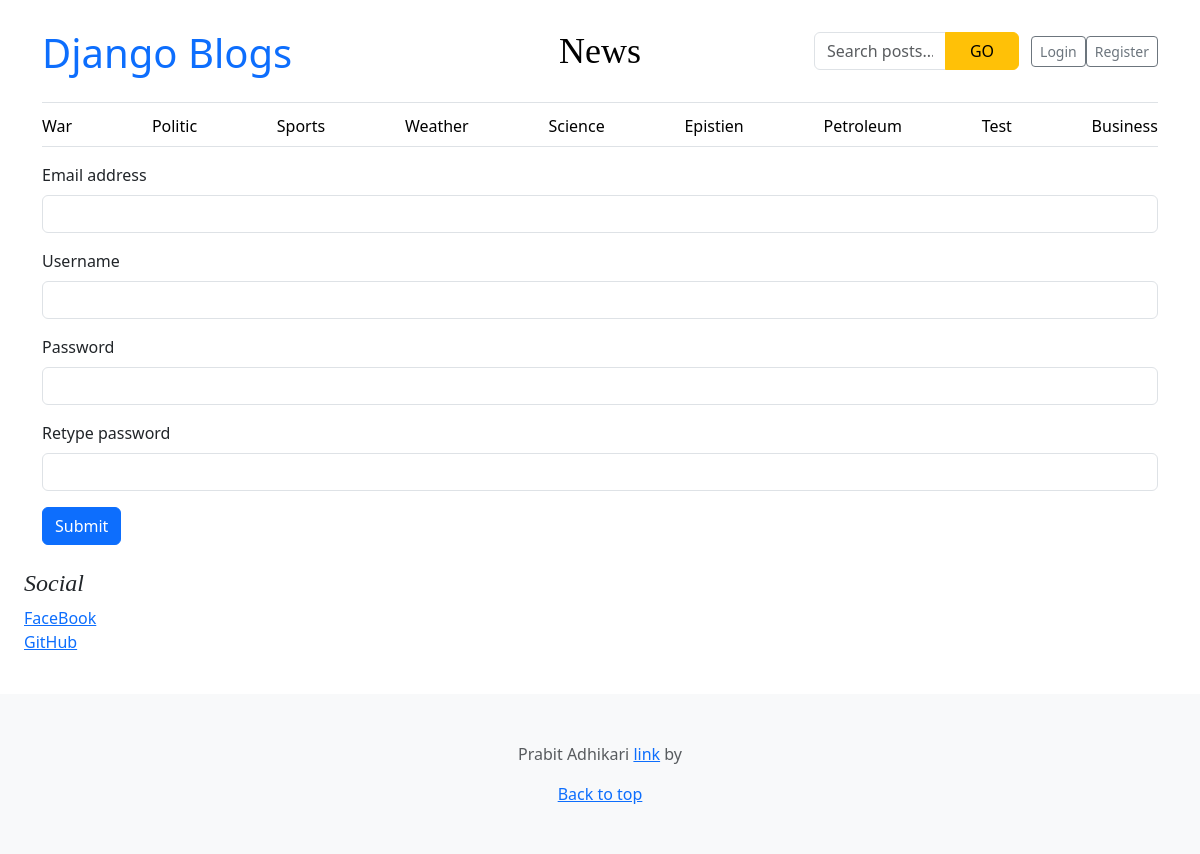
Screenshot of /register/ with the database file from the repository.
### blog/models.py (models this page shows, shortened)
class Category(models.Model):
    category_name = models.CharField(max_length=1000, unique=True)
    created_at = models.DateField(auto_now_add=True)
    updated_at = models.DateField(auto_now=True)
    class Meta:
        verbose_name_plural = 'categories'
    def __str__(self):
        return f'{self.category_name}'

### about/models.py (models this page shows, shortened)
class Socials(models.Model):
    name = models.CharField(max_length=50)
    link = models.URLField(max_length=500)
    class Meta:
        verbose_name_plural = 'Social Media'

### blog/views.py (the view)
# urls.py: path('register/', views.register, name='register'),
def register(request):
    if request.method == 'POST':
        username = request.POST['username']
        email = request.POST['email']
        password1 = request.POST['password1']
        password2 = request.POST['password2']
        if password1 == password2:
            if User.objects.filter(email=email).exists():
                messages.info(request, 'Email already exists try another one')
                return redirect('register')
            elif User.objects.filter(username=username).exists():
                    messages.info(request, 'Email already exists try another one')
                    return redirect('register')
            else:
                 user = User.objects.create_user(username=username, password=password1, email=email)
                 user.save()
                 messages.info(request, 'user registered successfully')
                 return redirect('home')
        else:
               messages.info(request, 'Email already exists try another one')
               return redirect('register')
    else:
         return render(request, 'register.html')

### blog/context_processors.py (called while the page is built)
def get_categories(request):
    categories = Category.objects.all()
    return dict(categories=categories)

def get_socials(request):
    socials = Socials.objects.all()
    return dict(socials=socials)

### blog/templates/register.html (shortened to what this page needs)
{% extends 'base.html' %} {% block content%}
<div class="container">
  <form action="{% url 'register' %}" method="POST">
    <div class="mb-3">
      <label for="exampleInputEmail1" class="form-label">Email address</label>
      <input
        type="email"
        class="form-control"
        id="exampleInputEmail1"
        aria-describedby="emailHelp"
        name="email"
      />
    </div>
    <div class="mb-3">
      <label for="exampleInputPassword1" class="form-label">Username</label>
      <input type="text" class="form-control" id="username" name="username" />
    </div>
    <div class="mb-3">
      <label for="exampleInputPassword1" class="form-label">Password</label>
      <input
        type="password"
        class="form-control"
        id="exampleInputPassword1"
        name="password1"
      />
    </div>
    <div class="mb-3">
      <label for="exampleInputPassword1" class="form-label"
        >Retype password</label
      >
      <input
        type="password"
        class="form-control"
        id="exampleInputPassword1"
        name="password2"
      />
    </div>
    <button type="submit" class="btn btn-primary">Submit</button>
  </form>
</div>
{% endblock %}

### blog/templates/base.html (shortened to what this page needs)
{% load static%}
<!doctype html>
<html lang="en" data-bs-theme="auto">
  <head>
    <link
      href="https://cdn.jsdelivr.net/npm/bootstrap@5.3.8/dist/css/bootstrap.min.css"
      rel="stylesheet"
    />
    <link href="{% static 'css/blog.css' %}" rel="stylesheet" />
    <link href="{% static 'css/blog.css' %}" rel="stylesheet" />
    <link
      rel="stylesheet"
      href="https://cdnjs.cloudflare.com/ajax/libs/font-awesome/4.7.0/css/font-awesome.min.css"
    />
  </head>
  <body>
    <div class="container">
      <header class="border-bottom lh-1 py-3">
        <div class="row flex-nowrap justify-content-between align-items-center">
          <div class="col-4 pt-1 fs-1">
            <a href="{% url 'home' %}" style="text-decoration: none"
              >Django Blogs</a
            >
          </div>
          <div class="col-4 text-center">
            <a
              class="blog-header-logo text-body-emphasis text-decoration-none"
              href="#"
              >News</a
            >
          </div>
          <div class="col-4 d-flex justify-content-end align-items-center">
            <div class="container py-3">
              <form
                action="{% url 'search' %}"
                method="GET"
                class="d-flex justify-content-center"
                id="search-bar"
              >
                <div class="input-group" style="max-width: 500px">
                  <input
                    type="text"
                    class="form-control"
                    placeholder="Search posts..."
                    name="keyword"
                  />
                  <button class="btn btn-warning px-4" type="submit">GO</button>
                </div>
              </form>
            </div>
            {% if user.is_authenticated %}
            <a
              class="btn btn-sm btn-outline-secondary"
              href="{% url 'dashboard' %}"
              >Dashboard</a
            >
            <a
              class="btn btn-sm btn-outline-secondary"
              href="{% url 'logout' %}"
              >Logout</a
            >
            {% else %}
            <a class="btn btn-sm btn-outline-secondary" href="{% url 'login' %}"
              >Login</a
            >
            <a
              class="btn btn-sm btn-outline-secondary"
              href="{% url 'register' %}"
              >Register</a
            >
            {% endif %}
          </div>
        </div>
      </header>
      <div class="nav-scroller py-1 mb-3 border-bottom">
        <nav class="nav nav-underline justify-content-between">
          {% if categories %} {% for cat in categories %}
          <a
            class="nav-item nav-link link-body-emphasis"
            href="{% url 'post_by_category' cat.id %}"
            >{{cat}}</a
          >
          {%endfor%} {% endif %}
        </nav>
      </div>
    </div>
    {% block content%} {% endblock %}
    <div class="p-4">
      <h4 class="fst-italic">Social</h4>
      <ol class="list-unstyled">
        {% for account in socials %}
        <li><a href="{{account.link}}">{{account.name}}</a></li>
        {% endfor %}
      </ol>
    </div>
    <footer class="py-5 text-center text-body-secondary bg-body-tertiary">
      <p>
        Prabit Adhikari
        <a href="https://getbootstrap.com/">link</a> by
      </p>
      <p class="mb-0"><a href="#">Back to top</a></p>
    </footer>
  </body>
</html>

### static/css/blog.css (style rules this page uses)
.blog-header-logo { font-family: "Playfair Display", Georgia, "Times New Roman", serif ; font-size: 2.25rem; }
h1, h2, h3, h4, h5, h6 { font-family: "Playfair Display", Georgia, "Times New Roman", serif ; }

### blog/templates/base.html (style rules this page uses)
.nav-scroller { position: relative; z-index: 2; height: 2.75rem; overflow-y: hidden; }
.nav-scroller .nav { display: flex; flex-wrap: nowrap; padding-bottom: 1rem; margin-top: -1px; overflow-x: auto; text-align: center; white-space: nowrap; -webkit-overflow-scrolling: touch; }

### rows the page displays
Category: category_name "War"
Category: category_name "Politic"
Category: category_name "Sports"
Category: category_name "Weather"
Category: category_name "Science"
Category: category_name "Epistien"
Category: category_name "Petroleum"
Category: category_name "Test"
Category: category_name "Business"
Socials: name "FaceBook"
Socials: name "GitHub"
